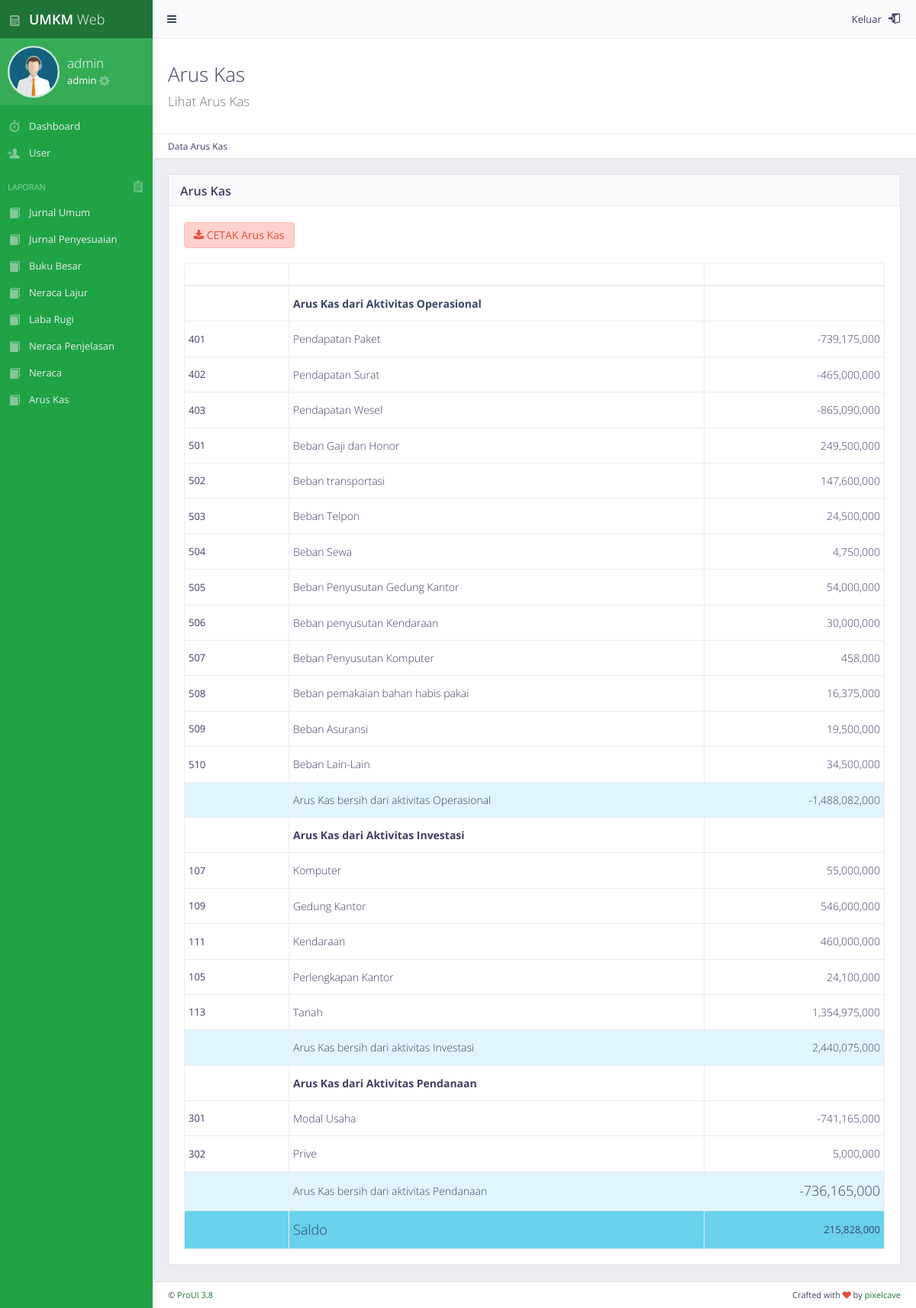
Screenshot of /admin_data_aruskas.php (signed in) with the database file from the repository.
### tables this page shows
CREATE TABLE `akun` (
  `idakun` int(11) NOT NULL,
  `kodeakun` varchar(25) NOT NULL,
  `namaakun` text NOT NULL,
  `posisi` enum('debit','kredit','','') NOT NULL,
  `laporan` varchar(20) NOT NULL,
  `neraca` varchar(12) NOT NULL,
  `aruskas` enum('no','operasional','investasi','pendanaan') NOT NULL
);

CREATE TABLE `bukubesar` (
  `idbb` int(11) NOT NULL,
  `skpd` varchar(100) DEFAULT NULL,
  `kodeakun` varchar(25) DEFAULT NULL,
  `namaakun` text,
  `tgl` date DEFAULT NULL,
  `uraianbb` text,
  `ref` varchar(25) DEFAULT NULL,
  `debit` int(11) DEFAULT NULL,
  `kredit` int(11) DEFAULT NULL,
  `saldo` int(11) NOT NULL,
  `idtrx` int(11) NOT NULL
);

### admin_data_aruskas.php (the view, shortened to what this page needs)
<?php session_start();
include 'koneksi.php';
if(empty(@$_SESSION['username'])){
		header("Location:login.php");
}else{
?>
<!DOCTYPE html>
 <html class="no-js" lang="en">
    <head>
        <link rel="stylesheet" href="css/bootstrap.min.css">
        <link rel="stylesheet" href="css/plugins.css">
        <link rel="stylesheet" href="css/main.css">
        <link rel="stylesheet" href="css/themes.css">
    </head>
    <body>
        <div id="page-wrapper">
            <div id="page-container" class="sidebar-partial sidebar-visible-lg sidebar-no-animations">
                 <?php
                include "sidebar/sidebar_admin.php";
				?>
                <div id="main-container">
                  <?php
					include "sidebar/header.php";
					?>
                  <div id="page-content">
					<div class="content-header">
                            <div class="header-section">
                                <h1>
                                    <i class=""></i>Arus Kas<br><small>Lihat Arus Kas</small>
                                </h1>
                            </div>
							</div>
						<ul class="breadcrumb breadcrumb-top">
							<li>Data Arus Kas</li>
                        </ul>
                        <div class="block full">
                            <div class="block-title">
                                <h2><strong>Arus Kas</strong></h2>
                            </div>
							<div class="table-responsive">
							<a href="export_PDF_neraca.php" title="Download" class="btn btn alert-danger">
								<i class="fa fa-download"></i> CETAK Arus Kas</a>
							<br>
							<br>
                            <table id="example-datatable" class="table table-vcenter table-condensed table-bordered">
                                <thead>
                                    <tr>
										<th class="text-left" width="100px"></th>
										<th class="text-left" colspan="2"></th>
										<th class="text-right"></th>
                                    </tr>
                                </thead>
                                <tbody>
                                	<tr>
                                		<td></td>
                                		<td class="text-left" colspan="2"><h5 style="font-weight: bold;">Arus Kas dari Aktivitas Operasional</h5></td>
                                		<td></td>
                                	</tr>
                                	<?php
                                	$waw1 = 0;
                                	$sqlakun1 = "SELECT * FROM akun WHERE aruskas = 'operasional'";
                                	$queryakun1 = mysqli_query($connect, $sqlakun1);
                                	while ($rowakun1 = mysqli_fetch_assoc($queryakun1)) {
                                		$kodeakun1 = $rowakun1['kodeakun'];
                                		$namaakun1 = $rowakun1['namaakun'];
                                		$querytgl1 = "SELECT MAX(tgl) as tgl FROM bukubesar WHERE kodeakun = '$kodeakun1'";
										$resultgl1 = mysqli_query($connect, $querytgl1);
										$rowtgl1 = mysqli_fetch_assoc($resultgl1);
										$tgl1 = $rowtgl1['tgl'];
										$querysaldo1 = "SELECT saldo FROM bukubesar WHERE tgl = '$tgl1' AND kodeakun = '$kodeakun1'";
										$resultsaldo1 = mysqli_query($connect, $querysaldo1);
										$rowsaldo1 = mysqli_fetch_assoc($resultsaldo1);
										$saldo1 = $rowsaldo1['saldo'];
                                	?>
                                	<tr>
                                		<td><?php echo $kodeakun1;?></td>
                                		<td class="text-left" colspan="2"><h5><?php echo $namaakun1;?></h5></td>
                                		<td class="text-right"><h5><?php echo number_format($saldo1)."";?></h5></td>
                                	</tr>
                                	<?php
                                	$waw1 = $saldo1 +$waw1;
                                	}
                                	?>
						                                	<tr>
										<td style="border-right:none;" width="6px" bgcolor="#e1f5fe"></td>
										<td bgcolor="#e1f5fe" colspan="2"><h5>Arus Kas bersih dari aktivitas Operasional</h5></td>
										<td class="text-right" bgcolor="#e1f5fe"><h5><?php echo number_format($waw1)."";?></h5></td>
									</tr>
                                	<tr>
                                		<td></td>
                                		<td class="text-left" colspan="2"><h5 style="font-weight: bold;">Arus Kas dari Aktivitas Investasi</h5></td>
                                		<td></td>
                                	</tr>
                                	<?php
                                	$waw2 = 0;
                                	$sqlakun2 = "SELECT * FROM akun WHERE aruskas = 'investasi'";
                                	$queryakun2 = mysqli_query($connect, $sqlakun2);
                                	while ($rowakun2 = mysqli_fetch_assoc($queryakun2)) {
                                		$kodeakun2 = $rowakun2['kodeakun'];
                                		$namaakun2 = $rowakun2['namaakun'];
                                		$querytgl2 = "SELECT MAX(tgl) as tgl FROM bukubesar WHERE kodeakun = '$kodeakun2'";
										$resultgl2 = mysqli_query($connect, $querytgl2);
										$rowtgl2 = mysqli_fetch_assoc($resultgl2);
										$tgl2 = $rowtgl2['tgl'];
										$querysaldo2 = "SELECT saldo FROM bukubesar WHERE tgl = '$tgl2' AND kodeakun = '$kodeakun2'";
										$resultsaldo2 = mysqli_query($connect, $querysaldo2);
										$rowsaldo2 = mysqli_fetch_assoc($resultsaldo2);
										$saldo2 = $rowsaldo2['saldo'];
                                	?>
									<tr>
                                		<td><?php echo $kodeakun2;?></td>
                                		<td class="text-left" colspan="2"><h5><?php echo $namaakun2;?></h5></td>
                                		<td class="text-right"><h5><?php echo number_format($saldo2)."";?></h5></td>
                                	</tr>
                                	<?php
                                	$waw2 = $saldo2 +$waw2;
                                	}
                                	?>
                                	<tr>
										<td style="border-right:none;" width="6px" bgcolor="#e1f5fe"></td>
										<td bgcolor="#e1f5fe" colspan="2"><h5>Arus Kas bersih dari aktivitas Investasi</h5></td>
										<td class="text-right" bgcolor="#e1f5fe"><h5><?php echo number_format($waw2)."";?></h5></td>
									</tr>
                                	<tr>
                                		<td></td>
										<td class="text-left" colspan="2"><h5 style="font-weight: bold;">Arus Kas dari Aktivitas Pendanaan</h5></td>
                                		<td></td>
                                	</tr>
                                	<?php
                                	$waw3 = 0;
                                	$sqlakun3 = "SELECT * FROM akun WHERE aruskas = 'pendanaan'";
                                	$queryakun3 = mysqli_query($connect, $sqlakun3);
                                	while ($rowakun3 = mysqli_fetch_assoc($queryakun3)) {
                                		$kodeakun3 = $rowakun3['kodeakun'];
                                		$namaakun3 = $rowakun3['namaakun'];
                                		$querytgl3 = "SELECT MAX(tgl) as tgl FROM bukubesar WHERE kodeakun = '$kodeakun3'";
										$resultgl3 = mysqli_query($connect, $querytgl3);
										$rowtgl3 = mysqli_fetch_assoc($resultgl3);
										$tgl3 = $rowtgl3['tgl'];
										$querysaldo3 = "SELECT saldo FROM bukubesar WHERE tgl = '$tgl3' AND kodeakun = '$kodeakun3'";
										$resultsaldo3 = mysqli_query($connect, $querysaldo3);
										$rowsaldo3 = mysqli_fetch_assoc($resultsaldo3);
										$saldo3 = $rowsaldo3['saldo'];
                                	?>
									<tr>
                                		<td><?php echo $kodeakun3;?></td>
                                		<td class="text-left" colspan="2"><h5><?php echo $namaakun3;?></h5></td>
                                		<td class="text-right"><h5><?php echo number_format($saldo3)."";?></h5></td>
                                	</tr>
                                	<?php
                                	$waw3 = $saldo3 +$waw3;
                                	}
                                	?>
                                	<tr>
										<td style="border-right:none;" bgcolor="#e1f5fe"></td>
										<td bgcolor="#e1f5fe" colspan="2"><h5>Arus Kas bersih dari aktivitas Pendanaan</h5></td>
										<td class="text-right" bgcolor="#e1f5fe"><h5><h4><?php echo number_format($waw3)."";?></h5></td>
									</tr>
									<?php
									$hasil = $waw1 + $waw2 + $waw3;
									 ?>
									<tr>
										<td style="border-right:none;" bgcolor="#6ad2eb"></td>
										<td bgcolor="#6ad2eb" colspan="2"><h4>Saldo</h4></td>
										<td class="text-right" bgcolor="#6ad2eb"><?php echo number_format($hasil)."";?></h4></td>
									</tr>
                     </tbody>
                    </table>
                        </div>
                    </div>
				</div>
				 <?php
					include "sidebar/footer.php";
					?>
                </div>
            </div>
        </div>
    </body>
</html>
<?php
}
?>

### sidebar/sidebar_admin.php
<div id="sidebar">
    <div id="sidebar-scroll">
        <div class="sidebar-content">
            <a href="index_admin.php" class="sidebar-brand">
                <i class="gi gi-calculator"></i><span class="sidebar-nav-mini-hide"><strong>UMKM </strong>Web</span>
            </a>
        <div class="sidebar-section sidebar-user clearfix sidebar-nav-mini-hide">
            <div class="sidebar-user-avatar">
                <a><img src="img/admin.png" alt="avatar"></a>
            </div>
        <?php
            $query = "select * from admin where username = '".$_SESSION['username']."'";
            $result = mysqli_query($connect, $query);
            if($result) {
                while ($row = mysqli_fetch_row($result)){
                    $username = $row[0];
                    $nama = $row[2];
        ?>
            <div class="sidebar-user-name"> <?php echo $username ?></div>
            <div class="sidebar-user-links">
                <?php echo $nama ?> <a href="admin_profil.php?id=<?php echo $username ?>" class="enable-tooltip" data-placement="bottom" title="Settings"><i class="gi gi-cogwheel"></i></a>
            </div>
        </div>
			<?php
			}
			}
			?>
<ul class="sidebar-nav">
    <li>
        <a href="index_admin.php" ><i class="gi gi-stopwatch sidebar-nav-icon"></i><span class="sidebar-nav-mini-hide">Dashboard</span></a>
    </li>
    <li>
        <a href="admin_data_user.php" ><i class="gi gi-user_add  sidebar-nav-icon"></i><span class="sidebar-nav-mini-hide">User</span></a>
    </li>
    <li class="sidebar-header">
        <span class="sidebar-header-options clearfix"></i></a><a  data-toggle="tooltip" title="LIHAT DATA LAPORAN"><i class="gi gi-notes_2"></i></a></span>
        <span class="sidebar-header-title">LAPORAN</span>
    </li>
    <li>
        <a href="admin_data_jurnal_umum.php"><i class="hi hi-book sidebar-nav-icon"></i><span class="sidebar-nav-mini-hide">Jurnal Umum<span></a>
    </li>
    <li>
        <a href="admin_data_jurnal_penyesuaian.php"><i class="hi hi-book sidebar-nav-icon"></i><span class="sidebar-nav-mini-hide">Jurnal Penyesuaian<span></a>
    </li>
    <li>
        <a href="admin_data_buku_besar.php"><i class="hi hi-book sidebar-nav-icon"></i><span class="sidebar-nav-mini-hide">Buku Besar<span></a>
    </li>
     <li>
        <a href="admin_data_neraca.php"><i class="hi hi-book sidebar-nav-icon"></i><span class="sidebar-nav-mini-hide">Neraca Lajur<span></a>
    </li>
    <li>
    <li>
        <a href="admin_data_labarugi.php"><i class="hi hi-book sidebar-nav-icon"></i><span class="sidebar-nav-mini-hide">Laba Rugi<span></a>
    </li>
    <li>
        <a href="admin_data_neraca.php"><i class="hi hi-book sidebar-nav-icon"></i><span class="sidebar-nav-mini-hide">Neraca Penjelasan<span></a>
    </li>
    <li>
        <a href="admin_data_neraca.php"><i class="hi hi-book sidebar-nav-icon"></i><span class="sidebar-nav-mini-hide">Neraca<span></a>
    </li>
    <li>
        <a href="admin_data_aruskas.php"><i class="hi hi-book sidebar-nav-icon"></i><span class="sidebar-nav-mini-hide">Arus Kas<span></a>
    </li>
    </li>
</ul>
</div>
</div>
</div>

### sidebar/header.php (shortened to what this page needs)
<header class="navbar navbar-default">
                        <ul class="nav navbar-nav-custom">
                            <li>
                                <a href="javascript:void(0)" onclick="App.sidebar('toggle-sidebar');this.blur();">
                                    <i class="fa fa-bars fa-fw"></i>
                                </a>
                            </li>
                        </ul>
                       <ul class="nav navbar-nav-custom pull-right">
                            <li class="dropdown">
                               <a href="./logout.php" data-toggle="tooltip" data-placement="bottom" title="">Keluar &nbsp <i class="gi gi-exit">&nbsp </i></a>
                            </li>
                    </header>

### sidebar/footer.php
<footer class="clearfix">
                     <div class="pull-right">
                         Crafted with <i class="fa fa-heart text-danger"></i> by <a href="http://goo.gl/vNS3I" target="_blank">pixelcave</a>
                     </div>
                     <div class="pull-left">
                          &copy; <a href="http://goo.gl/TDOSuC" target="_blank">ProUI 3.8</a>
         </div>
</footer>

### rows the page displays
akun: kodeakun "401", namaakun "Pendapatan Paket", bukubesar.saldo "-739,175,000"
akun: kodeakun "402", namaakun "Pendapatan Surat", bukubesar.saldo "-465,000,000"
akun: kodeakun "403", namaakun "Pendapatan Wesel", bukubesar.saldo "-865,090,000"
akun: kodeakun "501", namaakun "Beban Gaji dan Honor", bukubesar.saldo "249,500,000"
akun: kodeakun "502", namaakun "Beban transportasi", bukubesar.saldo "147,600,000"
akun: kodeakun "503", namaakun "Beban Telpon", bukubesar.saldo "24,500,000"
akun: kodeakun "504", namaakun "Beban Sewa", bukubesar.saldo "4,750,000"
akun: kodeakun "505", namaakun "Beban Penyusutan Gedung Kantor", bukubesar.saldo "54,000,000"
akun: kodeakun "506", namaakun "Beban penyusutan Kendaraan", bukubesar.saldo "30,000,000"
akun: kodeakun "507", namaakun "Beban Penyusutan Komputer", bukubesar.saldo "458,000"
akun: kodeakun "508", namaakun "Beban pemakaian bahan habis pakai", bukubesar.saldo "16,375,000"
akun: kodeakun "509", namaakun "Beban Asuransi", bukubesar.saldo "19,500,000"
akun: kodeakun "510", namaakun "Beban Lain-Lain", bukubesar.saldo "34,500,000"
akun: kodeakun "107", namaakun "Komputer", bukubesar.saldo "55,000,000"
akun: kodeakun "109", namaakun "Gedung Kantor", bukubesar.saldo "546,000,000"
akun: kodeakun "111", namaakun "Kendaraan", bukubesar.saldo "460,000,000"
akun: kodeakun "105", namaakun "Perlengkapan Kantor", bukubesar.saldo "24,100,000"
akun: kodeakun "113", namaakun "Tanah", bukubesar.saldo "1,354,975,000"
akun: kodeakun "301", namaakun "Modal Usaha", bukubesar.saldo "-741,165,000"
akun: kodeakun "302", namaakun "Prive", bukubesar.saldo "5,000,000"

### other values shown
$username "admin"
$nama "admin"
$waw1 "-1,488,082,000"
$waw2 "2,440,075,000"
$waw3 "-736,165,000"
$hasil "215,828,000"
